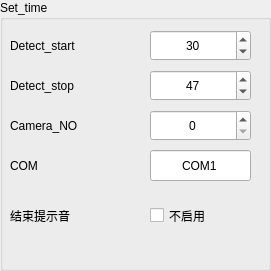
    <widget class="QGroupBox" name="groupBox">
     <property name="geometry">
      <rect>
       <x>10</x>
       <y>10</y>
       <width>271</width>
       <height>271</height>
      </rect>
     </property>
     <property name="font">
      <font>
       <family>Microsoft YaHei UI</family>
       <underline>false</underline>
      </font>
     </property>
     <property name="title">
      <string>Set_time</string>
     </property>
     <widget class="QSpinBox" name="Qspinbox_stop">
      <property name="geometry">
       <rect>
        <x>150</x>
        <y>70</y>
        <width>101</width>
        <height>31</height>
       </rect>
      </property>
      <property name="alignment">
       <set>Qt::AlignCenter</set>
      </property>
      <property name="maximum">
       <number>10000</number>
      </property>
      <property name="singleStep">
       <number>1</number>
      </property>
      <property name="value">
       <number>47</number>
      </property>
     </widget>
     <widget class="QLabel" name="label_12">
      <property name="geometry">
       <rect>
        <x>10</x>
        <y>70</y>
        <width>111</width>
        <height>31</height>
       </rect>
      </property>
      <property name="text">
       <string>Detect_stop</string>
      </property>
     </widget>
     <widget class="QSpinBox" name="Qspinbox_start">
      <property name="geometry">
       <rect>
        <x>150</x>
        <y>30</y>
        <width>101</width>
        <height>31</height>
       </rect>
      </property>
      <property name="alignment">
       <set>Qt::AlignCenter</set>
      </property>
      <property name="maximum">
       <number>10000</number>
      </property>
      <property name="singleStep">
       <number>1</number>
      </property>
      <property name="value">
       <number>30</number>
      </property>
     </widget>
     <widget class="QLabel" name="label">
      <property name="geometry">
       <rect>
        <x>10</x>
        <y>30</y>
        <width>111</width>
        <height>31</height>
       </rect>
      </property>
      <property name="text">
       <string>Detect_start</string>
      </property>
     </widget>
     <widget class="QLabel" name="label_21">
      <property name="geometry">
       <rect>
        <x>10</x>
        <y>110</y>
        <width>111</width>
        <height>31</height>
       </rect>
      </property>
      <property name="text">
       <string>Camera_NO</string>
      </property>
     </widget>
     <widget class="QSpinBox" name="qsb_Camera_NO">
      <property name="geometry">
       <rect>
        <x>150</x>
        <y>110</y>
        <width>101</width>
        <height>31</height>
       </rect>
      </property>
      <property name="alignment">
       <set>Qt::AlignCenter</set>
      </property>
      <property name="minimum">
       <number>0</number>
      </property>
      <property name="maximum">
       <number>10</number>
      </property>
      <property name="singleStep">
       <number>1</number>
      </property>
      <property name="value">
       <number>0</number>
      </property>
     </widget>
     <widget class="QLabel" name="label_22">
      <property name="geometry">
       <rect>
        <x>10</x>
        <y>150</y>
        <width>111</width>
        <height>31</height>
       </rect>
      </property>
      <property name="text">
       <string>COM</string>
      </property>
     </widget>
     <widget class="QLineEdit" name="lineEdit_COM">
      <property name="geometry">
       <rect>
        <x>150</x>
        <y>150</y>
        <width>101</width>
        <height>31</height>
       </rect>
      </property>
      <property name="text">
       <string>COM1</string>
      </property>
      <property name="alignment">
       <set>Qt::AlignCenter</set>
      </property>
     </widget>
     <widget class="QCheckBox" name="checkBox">
      <property name="geometry">
       <rect>
        <x>150</x>
        <y>200</y>
        <width>101</width>
        <height>31</height>
       </rect>
      </property>
      <property name="text">
       <string>不启用</string>
      </property>
     </widget>
     <widget class="QLabel" name="label_44">
      <property name="geometry">
       <rect>
        <x>10</x>
        <y>200</y>
        <width>111</width>
        <height>31</height>
       </rect>
      </property>
      <property name="text">
       <string>结束提示音</string>
      </property>
     </widget>
    </widget>
